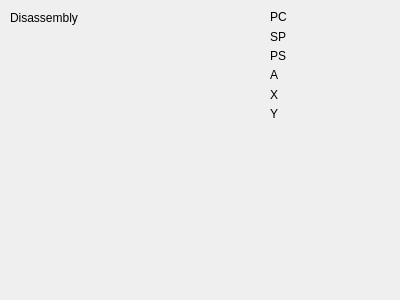
<?xml version="1.0" encoding="UTF-8"?>
<ui version="4.0">
 <class>DebugWindow</class>
 <widget class="QWidget" name="DebugWindow">
  <property name="geometry">
   <rect>
    <x>0</x>
    <y>0</y>
    <width>400</width>
    <height>300</height>
   </rect>
  </property>
  <property name="windowTitle">
   <string>Debug</string>
  </property>
  <widget class="QWidget" name="verticalLayoutWidget">
   <property name="geometry">
    <rect>
     <x>270</x>
     <y>10</y>
     <width>51</width>
     <height>110</height>
    </rect>
   </property>
   <layout class="QVBoxLayout" name="verticalLayout">
    <item>
     <widget class="QLabel" name="label">
      <property name="text">
       <string>PC</string>
      </property>
     </widget>
    </item>
    <item>
     <widget class="QLabel" name="label_5">
      <property name="text">
       <string>SP</string>
      </property>
     </widget>
    </item>
    <item>
     <widget class="QLabel" name="label_6">
      <property name="text">
       <string>PS</string>
      </property>
     </widget>
    </item>
    <item>
     <widget class="QLabel" name="label_2">
      <property name="text">
       <string>A</string>
      </property>
     </widget>
    </item>
    <item>
     <widget class="QLabel" name="label_3">
      <property name="text">
       <string>X</string>
      </property>
     </widget>
    </item>
    <item>
     <widget class="QLabel" name="label_4">
      <property name="text">
       <string>Y</string>
      </property>
     </widget>
    </item>
   </layout>
  </widget>
  <widget class="QWidget" name="verticalLayoutWidget_2">
   <property name="geometry">
    <rect>
     <x>330</x>
     <y>10</y>
     <width>61</width>
     <height>101</height>
    </rect>
   </property>
   <layout class="QVBoxLayout" name="verticalLayout_2"/>
  </widget>
  <widget class="QLabel" name="label_7">
   <property name="geometry">
    <rect>
     <x>10</x>
     <y>10</y>
     <width>241</width>
     <height>16</height>
    </rect>
   </property>
   <property name="text">
    <string>Disassembly</string>
   </property>
  </widget>
 </widget>
 <resources/>
 <connections/>
</ui>
